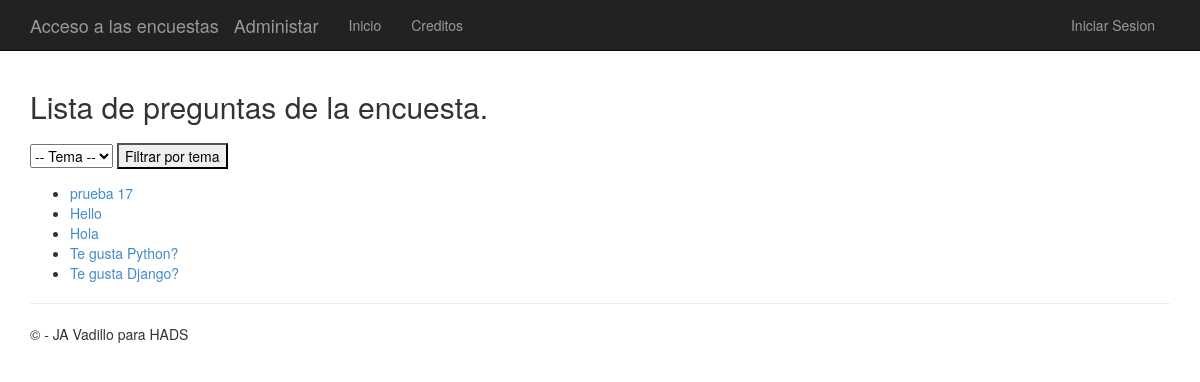
Screenshot of /polls/ with the database file from the repository.
### app/models.py (models this page shows)
class Question(models.Model):
    question_text = models.CharField(max_length=200)
    question_tema = models.CharField(max_length=200)
    pub_date = models.DateTimeField('date published')

### app/views.py (the view)
# urls.py: url(r'^polls/', app.views.index, name='index'),
def index(request):
    listaPreguntas = Question.objects.order_by('-pub_date')
    temas = {q.question_tema for q in listaPreguntas}
    template = loader.get_template('polls/index.html')
    if request.method == "POST":
        temasPOST = request.POST['subject']
        listaFiltrada = listaPreguntas.filter(question_tema = temasPOST)
    else:
        temasPOST = ""
        listaFiltrada = listaPreguntas
    context = {
                'title':'Lista de preguntas de la encuesta',
                'latest_question_list': listaPreguntas,
                'subject': temasPOST,
                'filtered_q_list':listaFiltrada,
                'subjects':temas,
              }
    return render(request, 'polls/index.html', context )

### app/templates/polls/index.html (shortened to what this page needs)
﻿{% extends "app/layout.html" %}
{% block content %}
<h2>{{ title }}.</h2>
{% if latest_question_list %}
    {% if request.user.is_authenticated %}
    <form action="{% url 'index' %}" method="POST">
    {% csrf_token %}
        <select name="subject">
                 <option>-- Tema --</option>
            {% for s in subjects %}
                <option value="{{ s }}">{{ s }}</option>
            {% endfor %}
        </select>
        <input type="submit" value="Filtrar por tema" />
    </form>
    <ul>
    {% for question in filtered_q_list %}
        <li><a href="{% url 'detail' question.id %}">{{ question.question_text }}</a></li>
    {% endfor %}
    </ul>
            <a href="{% url 'add' %}"><h2>Insertar pregunta</h2></a>
    {% else %}
         <form action="{% url 'index' %}" method="POST">
                <select name="subject">
                         <option>-- Tema --</option>
                </select>
                <input type="submit" value="Filtrar por tema" />
            </form>
            <ul>
            {% for question in filtered_q_list %}
                <li><a href="{% url 'detail' question.id %}">{{ question.question_text }}</a></li>
            {% endfor %}
            </ul>
    {% endif %}
{% else %}
    <p>No polls are available.</p>
{% endif %}
{% endblock %}

### app/static/app/content/site.css (style rules this page uses)
body { padding-top: 50px; padding-bottom: 20px; }
input, select, textarea { max-width: 280px; }

### rows the page displays
Question: question_text "prueba 17"
Question: question_text "Hello"
Question: question_text "Hola"
Question: question_text "Te gusta Python?"
Question: question_text "Te gusta Django?"

### other values shown
{{ title }} "Lista de preguntas de la encuesta"
